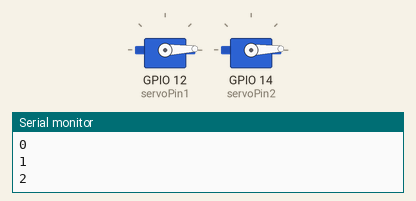
Bench run of a sketch on a simulated ESP32. Shown: 2 × servo, the last lines printed to the serial monitor.

Above: at 0.05 s.
At 1.75 s:
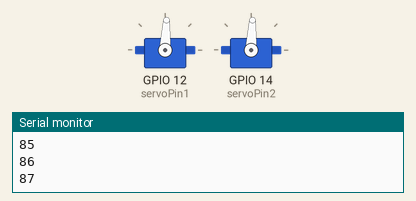
At 3.45 s:
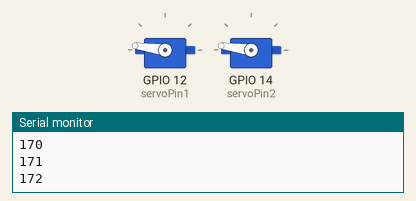
At 6.9 s:
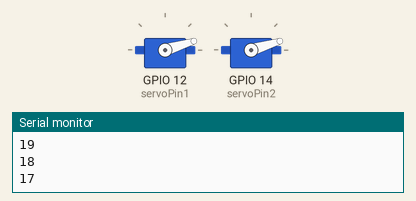
Timing chart, 0 to 9.4 s (numbered marks = the images above):
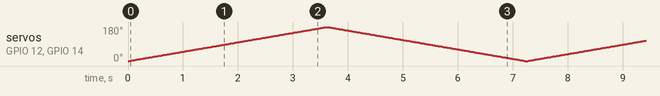

The sketch:

07-022_Servo_motor_dual.ino
```cpp
/*  07-022 - Dual servo motor control with the ESP32
 *
 * This sketch shows you how to control two servo motors using an ESP32.
 * breakout.
 *
 * The sketch rotates the motors in a full 180 degree range.
 *
 *
 * Components
 * ----------
 *  - ESP32
 *  - a small hobby servo motor
 *
 *  Libraries
 *  ---------
 *  - Servo (for the ESP32)
 *
 * Connections
 * -----------
 *
 *   ESP32   |   Servo motor
 * ------------------------
 *   GND     |   (1) Brown
 *   GPIO12  |   (1) Orange
 *   5V      |   (1) Red
 *   GND     |   (2) Brown
 *   GPIO14  |   (2) Orange
 *   5V      |   (2) Red
 *
 * More information:
 *
 * 1. Library: https://github.com/RoboticsBrno/ESP32-Arduino-Servo-Library
 *
 *  Created on April 1 2019 by Peter Dalmaris
 *
 */

#include <Servo.h>

static const int servoPin1 = 12;
static const int servoPin2 = 14;

Servo servo1;
Servo servo2;

void setup() {
    Serial.begin(115200);
    servo1.attach(servoPin1);
    servo2.attach(servoPin2);
}

void loop() {
    for(int posDegrees = 0; posDegrees <= 180; posDegrees++) {
        servo1.write(posDegrees);
        servo2.write(posDegrees);
        Serial.println(posDegrees);
        delay(20);
    }

    for(int posDegrees = 180; posDegrees >= 0; posDegrees--) {
        servo1.write(posDegrees);
        servo2.write(posDegrees);
        Serial.println(posDegrees);
        delay(20);
    }
}
```
